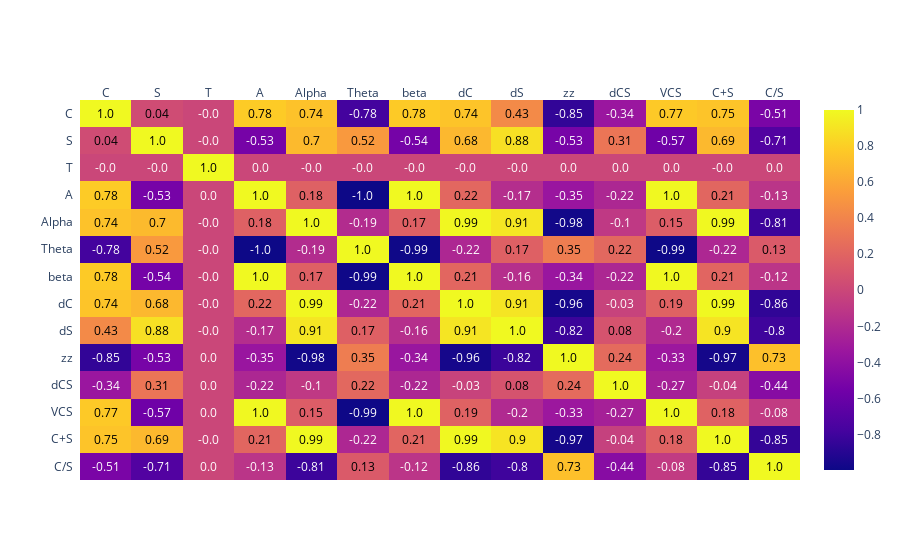

Notebook code for this chart:
### Code cell
corrs = df.corr()
figure = ff.create_annotated_heatmap(
z=corrs.values,
x=list(corrs.columns),
y=list(corrs.index),
annotation_text=corrs.round(2).values,
showscale=True)
figure['layout']['yaxis']['autorange'] = "reversed"
plot(figure, filename='heatmap_corr.html')
figure.show()

### Figure 1 — Plotly figure (JSON) as saved in the notebook; plotly's stock layout.template omitted (floating-point values rounded to 4 significant figures; data arrays with more than 128 entries replaced by an {"elided": "..."} marker saying what was removed)
{"data": [{"colorscale": [[0, "#0d0887"], [0.1111, "#46039f"], [0.2222, "#7201a8"], [0.3333, "#9c179e"], [0.4444, "#bd3786"], [0.5556, "#d8576b"], [0.6667, "#ed7953"], [0.7778, "#fb9f3a"], [0.8889, "#fdca26"], [1, "#f0f921"]], "reversescale": false, "showscale": true, "type": "heatmap", "x": ["C", "S", "T", "A", "Alpha", "Theta", "beta", "dC", "dS", "zz", "dCS", "VCS", "C+S", "C/S"], "y": ["C", "S", "T", "A", "Alpha", "Theta", "beta", "dC", "dS", "zz", "dCS", "VCS", "C+S", "C/S"], "z": {"elided": "14x14 float values"}}], "layout": {"annotations": [{"font": {"color": "#000000"}, "showarrow": false, "text": "1.0", "x": "C", "xref": "x", "y": "C", "yref": "y"}, {"font": {"color": "#000000"}, "showarrow": false, "text": "0.04", "x": "S", "xref": "x", "y": "C", "yref": "y"}, {"font": {"color": "#FFFFFF"}, "showarrow": false, "text": "-0.0", "x": "T", "xref": "x", "y": "C", "yref": "y"}, {"font": {"color": "#000000"}, "showarrow": false, "text": "0.78", "x": "A", "xref": "x", "y": "C", "yref": "y"}, {"font": {"color": "#000000"}, "showarrow": false, "text": "0.74", "x": "Alpha", "xref": "x", "y": "C", "yref": "y"}, {"font": {"color": "#FFFFFF"}, "showarrow": false, "text": "-0.78", "x": "Theta", "xref": "x", "y": "C", "yref": "y"}, {"font": {"color": "#000000"}, "showarrow": false, "text": "0.78", "x": "beta", "xref": "x", "y": "C", "yref": "y"}, {"font": {"color": "#000000"}, "showarrow": false, "text": "0.74", "x": "dC", "xref": "x", "y": "C", "yref": "y"}, {"font": {"color": "#000000"}, "showarrow": false, "text": "0.43", "x": "dS", "xref": "x", "y": "C", "yref": "y"}, {"font": {"color": "#FFFFFF"}, "showarrow": false, "text": "-0.85", "x": "zz", "xref": "x", "y": "C", "yref": "y"}, {"font": {"color": "#FFFFFF"}, "showarrow": false, "text": "-0.34", "x": "dCS", "xref": "x", "y": "C", "yref": "y"}, {"font": {"color": "#000000"}, "showarrow": false, "text": "0.77", "x": "VCS", "xref": "x", "y": "C", "yref": "y"}, {"font": {"color": "#000000"}, "showarrow": false, "text": "0.75", "x": "C+S", "xref": "x", "y": "C", "yref": "y"}, {"font": {"color": "#FFFFFF"}, "showarrow": false, "text": "-0.51", "x": "C/S", "xref": "x", "y": "C", "yref": "y"}, {"font": {"color": "#000000"}, "showarrow": false, "text": "0.04", "x": "C", "xref": "x", "y": "S", "yref": "y"}, {"font": {"color": "#000000"}, "showarrow": false, "text": "1.0", "x": "S", "xref": "x", "y": "S", "yref": "y"}, {"font": {"color": "#FFFFFF"}, "showarrow": false, "text": "-0.0", "x": "T", "xref": "x", "y": "S", "yref": "y"}, {"font": {"color": "#FFFFFF"}, "showarrow": false, "text": "-0.53", "x": "A", "xref": "x", "y": "S", "yref": "y"}, {"font": {"color": "#000000"}, "showarrow": false, "text": "0.7", "x": "Alpha", "xref": "x", "y": "S", "yref": "y"}, {"font": {"color": "#000000"}, "showarrow": false, "text": "0.52", "x": "Theta", "xref": "x", "y": "S", "yref": "y"}, {"font": {"color": "#FFFFFF"}, "showarrow": false, "text": "-0.54", "x": "beta", "xref": "x", "y": "S", "yref": "y"}, {"font": {"color": "#000000"}, "showarrow": false, "text": "0.68", "x": "dC", "xref": "x", "y": "S", "yref": "y"}, {"font": {"color": "#000000"}, "showarrow": false, "text": "0.88", "x": "dS", "xref": "x", "y": "S", "yref": "y"}, {"font": {"color": "#FFFFFF"}, "showarrow": false, "text": "-0.53", "x": "zz", "xref": "x", "y": "S", "yref": "y"}, {"font": {"color": "#000000"}, "showarrow": false, "text": "0.31", "x": "dCS", "xref": "x", "y": "S", "yref": "y"}, {"font": {"color": "#FFFFFF"}, "showarrow": false, "text": "-0.57", "x": "VCS", "xref": "x", "y": "S", "yref": "y"}, {"font": {"color": "#000000"}, "showarrow": false, "text": "0.69", "x": "C+S", "xref": "x", "y": "S", "yref": "y"}, {"font": {"color": "#FFFFFF"}, "showarrow": false, "text": "-0.71", "x": "C/S", "xref": "x", "y": "S", "yref": "y"}, {"font": {"color": "#FFFFFF"}, "showarrow": false, "text": "-0.0", "x": "C", "xref": "x", "y": "T", "yref": "y"}, {"font": {"color": "#FFFFFF"}, "showarrow": false, "text": "-0.0", "x": "S", "xref": "x", "y": "T", "yref": "y"}, {"font": {"color": "#000000"}, "showarrow": false, "text": "1.0", "x": "T", "xref": "x", "y": "T", "yref": "y"}, {"font": {"color": "#FFFFFF"}, "showarrow": false, "text": "0.0", "x": "A", "xref": "x", "y": "T", "yref": "y"}, {"font": {"color": "#FFFFFF"}, "showarrow": false, "text": "-0.0", "x": "Alpha", "xref": "x", "y": "T", "yref": "y"}, {"font": {"color": "#FFFFFF"}, "showarrow": false, "text": "-0.0", "x": "Theta", "xref": "x", "y": "T", "yref": "y"}, {"font": {"color": "#FFFFFF"}, "showarrow": false, "text": "-0.0", "x": "beta", "xref": "x", "y": "T", "yref": "y"}, {"font": {"color": "#FFFFFF"}, "showarrow": false, "text": "-0.0", "x": "dC", "xref": "x", "y": "T", "yref": "y"}, {"font": {"color": "#FFFFFF"}, "showarrow": false, "text": "-0.0", "x": "dS", "xref": "x", "y": "T", "yref": "y"}, {"font": {"color": "#FFFFFF"}, "showarrow": false, "text": "0.0", "x": "zz", "xref": "x", "y": "T", "yref": "y"}, {"font": {"color": "#FFFFFF"}, "showarrow": false, "text": "0.0", "x": "dCS", "xref": "x", "y": "T", "yref": "y"}, {"font": {"color": "#FFFFFF"}, "showarrow": false, "text": "0.0", "x": "VCS", "xref": "x", "y": "T", "yref": "y"}, {"font": {"color": "#FFFFFF"}, "showarrow": false, "text": "-0.0", "x": "C+S", "xref": "x", "y": "T", "yref": "y"}, {"font": {"color": "#FFFFFF"}, "showarrow": false, "text": "0.0", "x": "C/S", "xref": "x", "y": "T", "yref": "y"}, {"font": {"color": "#000000"}, "showarrow": false, "text": "0.78", "x": "C", "xref": "x", "y": "A", "yref": "y"}, {"font": {"color": "#FFFFFF"}, "showarrow": false, "text": "-0.53", "x": "S", "xref": "x", "y": "A", "yref": "y"}, {"font": {"color": "#FFFFFF"}, "showarrow": false, "text": "0.0", "x": "T", "xref": "x", "y": "A", "yref": "y"}, {"font": {"color": "#000000"}, "showarrow": false, "text": "1.0", "x": "A", "xref": "x", "y": "A", "yref": "y"}, {"font": {"color": "#000000"}, "showarrow": false, "text": "0.18", "x": "Alpha", "xref": "x", "y": "A", "yref": "y"}, {"font": {"color": "#FFFFFF"}, "showarrow": false, "text": "-1.0", "x": "Theta", "xref": "x", "y": "A", "yref": "y"}, {"font": {"color": "#000000"}, "showarrow": false, "text": "1.0", "x": "beta", "xref": "x", "y": "A", "yref": "y"}, {"font": {"color": "#000000"}, "showarrow": false, "text": "0.22", "x": "dC", "xref": "x", "y": "A", "yref": "y"}, {"font": {"color": "#FFFFFF"}, "showarrow": false, "text": "-0.17", "x": "dS", "xref": "x", "y": "A", "yref": "y"}, {"font": {"color": "#FFFFFF"}, "showarrow": false, "text": "-0.35", "x": "zz", "xref": "x", "y": "A", "yref": "y"}, {"font": {"color": "#FFFFFF"}, "showarrow": false, "text": "-0.22", "x": "dCS", "xref": "x", "y": "A", "yref": "y"}, {"font": {"color": "#000000"}, "showarrow": false, "text": "1.0", "x": "VCS", "xref": "x", "y": "A", "yref": "y"}, {"font": {"color": "#000000"}, "showarrow": false, "text": "0.21", "x": "C+S", "xref": "x", "y": "A", "yref": "y"}, {"font": {"color": "#FFFFFF"}, "showarrow": false, "text": "-0.13", "x": "C/S", "xref": "x", "y": "A", "yref": "y"}, {"font": {"color": "#000000"}, "showarrow": false, "text": "0.74", "x": "C", "xref": "x", "y": "Alpha", "yref": "y"}, {"font": {"color": "#000000"}, "showarrow": false, "text": "0.7", "x": "S", "xref": "x", "y": "Alpha", "yref": "y"}, {"font": {"color": "#FFFFFF"}, "showarrow": false, "text": "-0.0", "x": "T", "xref": "x", "y": "Alpha", "yref": "y"}, {"font": {"color": "#000000"}, "showarrow": false, "text": "0.18", "x": "A", "xref": "x", "y": "Alpha", "yref": "y"}, {"font": {"color": "#000000"}, "showarrow": false, "text": "1.0", "x": "Alpha", "xref": "x", "y": "Alpha", "yref": "y"}, {"font": {"color": "#FFFFFF"}, "showarrow": false, "text": "-0.19", "x": "Theta", "xref": "x", "y": "Alpha", "yref": "y"}, {"font": {"color": "#000000"}, "showarrow": false, "text": "0.17", "x": "beta", "xref": "x", "y": "Alpha", "yref": "y"}, {"font": {"color": "#000000"}, "showarrow": false, "text": "0.99", "x": "dC", "xref": "x", "y": "Alpha", "yref": "y"}, {"font": {"color": "#000000"}, "showarrow": false, "text": "0.91", "x": "dS", "xref": "x", "y": "Alpha", "yref": "y"}, {"font": {"color": "#FFFFFF"}, "showarrow": false, "text": "-0.98", "x": "zz", "xref": "x", "y": "Alpha", "yref": "y"}, {"font": {"color": "#FFFFFF"}, "showarrow": false, "text": "-0.1", "x": "dCS", "xref": "x", "y": "Alpha", "yref": "y"}, {"font": {"color": "#000000"}, "showarrow": false, "text": "0.15", "x": "VCS", "xref": "x", "y": "Alpha", "yref": "y"}, {"font": {"color": "#000000"}, "showarrow": false, "text": "0.99", "x": "C+S", "xref": "x", "y": "Alpha", "yref": "y"}, {"font": {"color": "#FFFFFF"}, "showarrow": false, "text": "-0.81", "x": "C/S", "xref": "x", "y": "Alpha", "yref": "y"}, {"font": {"color": "#FFFFFF"}, "showarrow": false, "text": "-0.78", "x": "C", "xref": "x", "y": "Theta", "yref": "y"}, {"font": {"color": "#000000"}, "showarrow": false, "text": "0.52", "x": "S", "xref": "x", "y": "Theta", "yref": "y"}, {"font": {"color": "#FFFFFF"}, "showarrow": false, "text": "-0.0", "x": "T", "xref": "x", "y": "Theta", "yref": "y"}, {"font": {"color": "#FFFFFF"}, "showarrow": false, "text": "-1.0", "x": "A", "xref": "x", "y": "Theta", "yref": "y"}, {"font": {"color": "#FFFFFF"}, "showarrow": false, "text": "-0.19", "x": "Alpha", "xref": "x", "y": "Theta", "yref": "y"}, {"font": {"color": "#000000"}, "showarrow": false, "text": "1.0", "x": "Theta", "xref": "x", "y": "Theta", "yref": "y"}, {"font": {"color": "#FFFFFF"}, "showarrow": false, "text": "-0.99", "x": "beta", "xref": "x", "y": "Theta", "yref": "y"}, {"font": {"color": "#FFFFFF"}, "showarrow": false, "text": "-0.22", "x": "dC", "xref": "x", "y": "Theta", "yref": "y"}, {"font": {"color": "#000000"}, "showarrow": false, "text": "0.17", "x": "dS", "xref": "x", "y": "Theta", "yref": "y"}, {"font": {"color": "#000000"}, "showarrow": false, "text": "0.35", "x": "zz", "xref": "x", "y": "Theta", "yref": "y"}, {"font": {"color": "#000000"}, "showarrow": false, "text": "0.22", "x": "dCS", "xref": "x", "y": "Theta", "yref": "y"}, {"font": {"color": "#FFFFFF"}, "showarrow": false, "text": "-0.99", "x": "VCS", "xref": "x", "y": "Theta", "yref": "y"}, {"font": {"color": "#FFFFFF"}, "showarrow": false, "text": "-0.22", "x": "C+S", "xref": "x", "y": "Theta", "yref": "y"}, {"font": {"color": "#000000"}, "showarrow": false, "text": "0.13", "x": "C/S", "xref": "x", "y": "Theta", "yref": "y"}, {"font": {"color": "#000000"}, "showarrow": false, "text": "0.78", "x": "C", "xref": "x", "y": "beta", "yref": "y"}, {"font": {"color": "#FFFFFF"}, "showarrow": false, "text": "-0.54", "x": "S", "xref": "x", "y": "beta", "yref": "y"}, {"font": {"color": "#FFFFFF"}, "showarrow": false, "text": "-0.0", "x": "T", "xref": "x", "y": "beta", "yref": "y"}, {"font": {"color": "#000000"}, "showarrow": false, "text": "1.0", "x": "A", "xref": "x", "y": "beta", "yref": "y"}, {"font": {"color": "#000000"}, "showarrow": false, "text": "0.17", "x": "Alpha", "xref": "x", "y": "beta", "yref": "y"}, {"font": {"color": "#FFFFFF"}, "showarrow": false, "text": "-0.99", "x": "Theta", "xref": "x", "y": "beta", "yref": "y"}, {"font": {"color": "#000000"}, "showarrow": false, "text": "1.0", "x": "beta", "xref": "x", "y": "beta", "yref": "y"}, {"font": {"color": "#000000"}, "showarrow": false, "text": "0.21", "x": "dC", "xref": "x", "y": "beta", "yref": "y"}, {"font": {"color": "#FFFFFF"}, "showarrow": false, "text": "-0.16", "x": "dS", "xref": "x", "y": "beta", "yref": "y"}, {"font": {"color": "#FFFFFF"}, "showarrow": false, "text": "-0.34", "x": "zz", "xref": "x", "y": "beta", "yref": "y"}, {"font": {"color": "#FFFFFF"}, "showarrow": false, "text": "-0.22", "x": "dCS", "xref": "x", "y": "beta", "yref": "y"}, {"font": {"color": "#000000"}, "showarrow": false, "text": "1.0", "x": "VCS", "xref": "x", "y": "beta", "yref": "y"}, {"font": {"color": "#000000"}, "showarrow": false, "text": "0.21", "x": "C+S", "xref": "x", "y": "beta", "yref": "y"}, {"font": {"color": "#FFFFFF"}, "showarrow": false, "text": "-0.12", "x": "C/S", "xref": "x", "y": "beta", "yref": "y"}, {"font": {"color": "#000000"}, "showarrow": false, "text": "0.74", "x": "C", "xref": "x", "y": "dC", "yref": "y"}, {"font": {"color": "#000000"}, "showarrow": false, "text": "0.68", "x": "S", "xref": "x", "y": "dC", "yref": "y"}, {"font": {"color": "#FFFFFF"}, "showarrow": false, "text": "-0.0", "x": "T", "xref": "x", "y": "dC", "yref": "y"}, {"font": {"color": "#000000"}, "showarrow": false, "text": "0.22", "x": "A", "xref": "x", "y": "dC", "yref": "y"}, {"font": {"color": "#000000"}, "showarrow": false, "text": "0.99", "x": "Alpha", "xref": "x", "y": "dC", "yref": "y"}, {"font": {"color": "#FFFFFF"}, "showarrow": false, "text": "-0.22", "x": "Theta", "xref": "x", "y": "dC", "yref": "y"}, {"font": {"color": "#000000"}, "showarrow": false, "text": "0.21", "x": "beta", "xref": "x", "y": "dC", "yref": "y"}, {"font": {"color": "#000000"}, "showarrow": false, "text": "1.0", "x": "dC", "xref": "x", "y": "dC", "yref": "y"}, {"font": {"color": "#000000"}, "showarrow": false, "text": "0.91", "x": "dS", "xref": "x", "y": "dC", "yref": "y"}, {"font": {"color": "#FFFFFF"}, "showarrow": false, "text": "-0.96", "x": "zz", "xref": "x", "y": "dC", "yref": "y"}, {"font": {"color": "#FFFFFF"}, "showarrow": false, "text": "-0.03", "x": "dCS", "xref": "x", "y": "dC", "yref": "y"}, {"font": {"color": "#000000"}, "showarrow": false, "text": "0.19", "x": "VCS", "xref": "x", "y": "dC", "yref": "y"}, {"font": {"color": "#000000"}, "showarrow": false, "text": "0.99", "x": "C+S", "xref": "x", "y": "dC", "yref": "y"}, {"font": {"color": "#FFFFFF"}, "showarrow": false, "text": "-0.86", "x": "C/S", "xref": "x", "y": "dC", "yref": "y"}, {"font": {"color": "#000000"}, "showarrow": false, "text": "0.43", "x": "C", "xref": "x", "y": "dS", "yref": "y"}, {"font": {"color": "#000000"}, "showarrow": false, "text": "0.88", "x": "S", "xref": "x", "y": "dS", "yref": "y"}, {"font": {"color": "#FFFFFF"}, "showarrow": false, "text": "-0.0", "x": "T", "xref": "x", "y": "dS", "yref": "y"}, {"font": {"color": "#FFFFFF"}, "showarrow": false, "text": "-0.17", "x": "A", "xref": "x", "y": "dS", "yref": "y"}, {"font": {"color": "#000000"}, "showarrow": false, "text": "0.91", "x": "Alpha", "xref": "x", "y": "dS", "yref": "y"}, {"font": {"color": "#000000"}, "showarrow": false, "text": "0.17", "x": "Theta", "xref": "x", "y": "dS", "yref": "y"}, {"font": {"color": "#FFFFFF"}, "showarrow": false, "text": "-0.16", "x": "beta", "xref": "x", "y": "dS", "yref": "y"}, {"font": {"color": "#000000"}, "showarrow": false, "text": "0.91", "x": "dC", "xref": "x", "y": "dS", "yref": "y"}, {"font": {"color": "#000000"}, "showarrow": false, "text": "1.0", "x": "dS", "xref": "x", "y": "dS", "yref": "y"}, {"font": {"color": "#FFFFFF"}, "showarrow": false, "text": "-0.82", "x": "zz", "xref": "x", "y": "dS", "yref": "y"}, {"font": {"color": "#000000"}, "showarrow": false, "text": "0.08", "x": "dCS", "xref": "x", "y": "dS", "yref": "y"}, {"font": {"color": "#FFFFFF"}, "showarrow": false, "text": "-0.2", "x": "VCS", "xref": "x", "y": "dS", "yref": "y"}, {"font": {"color": "#000000"}, "showarrow": false, "text": "0.9", "x": "C+S", "xref": "x", "y": "dS", "yref": "y"}, {"font": {"color": "#FFFFFF"}, "showarrow": false, "text": "-0.8", "x": "C/S", "xref": "x", "y": "dS", "yref": "y"}, {"font": {"color": "#FFFFFF"}, "showarrow": false, "text": "-0.85", "x": "C", "xref": "x", "y": "zz", "yref": "y"}, {"font": {"color": "#FFFFFF"}, "showarrow": false, "text": "-0.53", "x": "S", "xref": "x", "y": "zz", "yref": "y"}, {"font": {"color": "#FFFFFF"}, "showarrow": false, "text": "0.0", "x": "T", "xref": "x", "y": "zz", "yref": "y"}, {"font": {"color": "#FFFFFF"}, "showarrow": false, "text": "-0.35", "x": "A", "xref": "x", "y": "zz", "yref": "y"}, {"font": {"color": "#FFFFFF"}, "showarrow": false, "text": "-0.98", "x": "Alpha", "xref": "x", "y": "zz", "yref": "y"}, {"font": {"color": "#000000"}, "showarrow": false, "text": "0.35", "x": "Theta", "xref": "x", "y": "zz", "yref": "y"}, {"font": {"color": "#FFFFFF"}, "showarrow": false, "text": "-0.34", "x": "beta", "xref": "x", "y": "zz", "yref": "y"}, {"font": {"color": "#FFFFFF"}, "showarrow": false, "text": "-0.96", "x": "dC", "xref": "x", "y": "zz", "yref": "y"}, {"font": {"color": "#FFFFFF"}, "showarrow": false, "text": "-0.82", "x": "dS", "xref": "x", "y": "zz", "yref": "y"}, {"font": {"color": "#000000"}, "showarrow": false, "text": "1.0", "x": "zz", "xref": "x", "y": "zz", "yref": "y"}, {"font": {"color": "#000000"}, "showarrow": false, "text": "0.24", "x": "dCS", "xref": "x", "y": "zz", "yref": "y"}, {"font": {"color": "#FFFFFF"}, "showarrow": false, "text": "-0.33", "x": "VCS", "xref": "x", "y": "zz", "yref": "y"}, {"font": {"color": "#FFFFFF"}, "showarrow": false, "text": "-0.97", "x": "C+S", "xref": "x", "y": "zz", "yref": "y"}, {"font": {"color": "#000000"}, "showarrow": false, "text": "0.73", "x": "C/S", "xref": "x", "y": "zz", "yref": "y"}, {"font": {"color": "#FFFFFF"}, "showarrow": false, "text": "-0.34", "x": "C", "xref": "x", "y": "dCS", "yref": "y"}, {"font": {"color": "#000000"}, "showarrow": false, "text": "0.31", "x": "S", "xref": "x", "y": "dCS", "yref": "y"}, {"font": {"color": "#FFFFFF"}, "showarrow": false, "text": "0.0", "x": "T", "xref": "x", "y": "dCS", "yref": "y"}, {"font": {"color": "#FFFFFF"}, "showarrow": false, "text": "-0.22", "x": "A", "xref": "x", "y": "dCS", "yref": "y"}, {"font": {"color": "#FFFFFF"}, "showarrow": false, "text": "-0.1", "x": "Alpha", "xref": "x", "y": "dCS", "yref": "y"}, {"font": {"color": "#000000"}, "showarrow": false, "text": "0.22", "x": "Theta", "xref": "x", "y": "dCS", "yref": "y"}, {"font": {"color": "#FFFFFF"}, "showarrow": false, "text": "-0.22", "x": "beta", "xref": "x", "y": "dCS", "yref": "y"}, {"font": {"color": "#FFFFFF"}, "showarrow": false, "text": "-0.03", "x": "dC", "xref": "x", "y": "dCS", "yref": "y"}, {"font": {"color": "#000000"}, "showarrow": false, "text": "0.08", "x": "dS", "xref": "x", "y": "dCS", "yref": "y"}, {"font": {"color": "#000000"}, "showarrow": false, "text": "0.24", "x": "zz", "xref": "x", "y": "dCS", "yref": "y"}, {"font": {"color": "#000000"}, "showarrow": false, "text": "1.0", "x": "dCS", "xref": "x", "y": "dCS", "yref": "y"}, {"font": {"color": "#FFFFFF"}, "showarrow": false, "text": "-0.27", "x": "VCS", "xref": "x", "y": "dCS", "yref": "y"}, {"font": {"color": "#FFFFFF"}, "showarrow": false, "text": "-0.04", "x": "C+S", "xref": "x", "y": "dCS", "yref": "y"}, {"font": {"color": "#FFFFFF"}, "showarrow": false, "text": "-0.44", "x": "C/S", "xref": "x", "y": "dCS", "yref": "y"}, {"font": {"color": "#000000"}, "showarrow": false, "text": "0.77", "x": "C", "xref": "x", "y": "VCS", "yref": "y"}, {"font": {"color": "#FFFFFF"}, "showarrow": false, "text": "-0.57", "x": "S", "xref": "x", "y": "VCS", "yref": "y"}, {"font": {"color": "#FFFFFF"}, "showarrow": false, "text": "0.0", "x": "T", "xref": "x", "y": "VCS", "yref": "y"}, {"font": {"color": "#000000"}, "showarrow": false, "text": "1.0", "x": "A", "xref": "x", "y": "VCS", "yref": "y"}, {"font": {"color": "#000000"}, "showarrow": false, "text": "0.15", "x": "Alpha", "xref": "x", "y": "VCS", "yref": "y"}, {"font": {"color": "#FFFFFF"}, "showarrow": false, "text": "-0.99", "x": "Theta", "xref": "x", "y": "VCS", "yref": "y"}, {"font": {"color": "#000000"}, "showarrow": false, "text": "1.0", "x": "beta", "xref": "x", "y": "VCS", "yref": "y"}, {"font": {"color": "#000000"}, "showarrow": false, "text": "0.19", "x": "dC", "xref": "x", "y": "VCS", "yref": "y"}, {"font": {"color": "#FFFFFF"}, "showarrow": false, "text": "-0.2", "x": "dS", "xref": "x", "y": "VCS", "yref": "y"}, {"font": {"color": "#FFFFFF"}, "showarrow": false, "text": "-0.33", "x": "zz", "xref": "x", "y": "VCS", "yref": "y"}, {"font": {"color": "#FFFFFF"}, "showarrow": false, "text": "-0.27", "x": "dCS", "xref": "x", "y": "VCS", "yref": "y"}, {"font": {"color": "#000000"}, "showarrow": false, "text": "1.0", "x": "VCS", "xref": "x", "y": "VCS", "yref": "y"}, {"font": {"color": "#000000"}, "showarrow": false, "text": "0.18", "x": "C+S", "xref": "x", "y": "VCS", "yref": "y"}, {"font": {"color": "#FFFFFF"}, "showarrow": false, "text": "-0.08", "x": "C/S", "xref": "x", "y": "VCS", "yref": "y"}, {"font": {"color": "#000000"}, "showarrow": false, "text": "0.75", "x": "C", "xref": "x", "y": "C+S", "yref": "y"}, {"font": {"color": "#000000"}, "showarrow": false, "text": "0.69", "x": "S", "xref": "x", "y": "C+S", "yref": "y"}, {"font": {"color": "#FFFFFF"}, "showarrow": false, "text": "-0.0", "x": "T", "xref": "x", "y": "C+S", "yref": "y"}, {"font": {"color": "#000000"}, "showarrow": false, "text": "0.21", "x": "A", "xref": "x", "y": "C+S", "yref": "y"}, {"font": {"color": "#000000"}, "showarrow": false, "text": "0.99", "x": "Alpha", "xref": "x", "y": "C+S", "yref": "y"}, {"font": {"color": "#FFFFFF"}, "showarrow": false, "text": "-0.22", "x": "Theta", "xref": "x", "y": "C+S", "yref": "y"}, {"font": {"color": "#000000"}, "showarrow": false, "text": "0.21", "x": "beta", "xref": "x", "y": "C+S", "yref": "y"}, {"font": {"color": "#000000"}, "showarrow": false, "text": "0.99", "x": "dC", "xref": "x", "y": "C+S", "yref": "y"}, {"font": {"color": "#000000"}, "showarrow": false, "text": "0.9", "x": "dS", "xref": "x", "y": "C+S", "yref": "y"}, {"font": {"color": "#FFFFFF"}, "showarrow": false, "text": "-0.97", "x": "zz", "xref": "x", "y": "C+S", "yref": "y"}, {"font": {"color": "#FFFFFF"}, "showarrow": false, "text": "-0.04", "x": "dCS", "xref": "x", "y": "C+S", "yref": "y"}, {"font": {"color": "#000000"}, "showarrow": false, "text": "0.18", "x": "VCS", "xref": "x", "y": "C+S", "yref": "y"}, {"font": {"color": "#000000"}, "showarrow": false, "text": "1.0", "x": "C+S", "xref": "x", "y": "C+S", "yref": "y"}, {"font": {"color": "#FFFFFF"}, "showarrow": false, "text": "-0.85", "x": "C/S", "xref": "x", "y": "C+S", "yref": "y"}, {"font": {"color": "#FFFFFF"}, "showarrow": false, "text": "-0.51", "x": "C", "xref": "x", "y": "C/S", "yref": "y"}, {"font": {"color": "#FFFFFF"}, "showarrow": false, "text": "-0.71", "x": "S", "xref": "x", "y": "C/S", "yref": "y"}, {"font": {"color": "#FFFFFF"}, "showarrow": false, "text": "0.0", "x": "T", "xref": "x", "y": "C/S", "yref": "y"}, {"font": {"color": "#FFFFFF"}, "showarrow": false, "text": "-0.13", "x": "A", "xref": "x", "y": "C/S", "yref": "y"}, {"font": {"color": "#FFFFFF"}, "showarrow": false, "text": "-0.81", "x": "Alpha", "xref": "x", "y": "C/S", "yref": "y"}, {"font": {"color": "#000000"}, "showarrow": false, "text": "0.13", "x": "Theta", "xref": "x", "y": "C/S", "yref": "y"}, {"font": {"color": "#FFFFFF"}, "showarrow": false, "text": "-0.12", "x": "beta", "xref": "x", "y": "C/S", "yref": "y"}, {"font": {"color": "#FFFFFF"}, "showarrow": false, "text": "-0.86", "x": "dC", "xref": "x", "y": "C/S", "yref": "y"}, {"font": {"color": "#FFFFFF"}, "showarrow": false, "text": "-0.8", "x": "dS", "xref": "x", "y": "C/S", "yref": "y"}, {"font": {"color": "#000000"}, "showarrow": false, "text": "0.73", "x": "zz", "xref": "x", "y": "C/S", "yref": "y"}, {"font": {"color": "#FFFFFF"}, "showarrow": false, "text": "-0.44", "x": "dCS", "xref": "x", "y": "C/S", "yref": "y"}, {"font": {"color": "#FFFFFF"}, "showarrow": false, "text": "-0.08", "x": "VCS", "xref": "x", "y": "C/S", "yref": "y"}, {"font": {"color": "#FFFFFF"}, "showarrow": false, "text": "-0.85", "x": "C+S", "xref": "x", "y": "C/S", "yref": "y"}, {"font": {"color": "#000000"}, "showarrow": false, "text": "1.0", "x": "C/S", "xref": "x", "y": "C/S", "yref": "y"}], "xaxis": {"dtick": 1, "gridcolor": "rgb(0, 0, 0)", "side": "top", "ticks": ""}, "yaxis": {"autorange": "reversed", "dtick": 1, "ticks": "", "ticksuffix": "  "}}}
